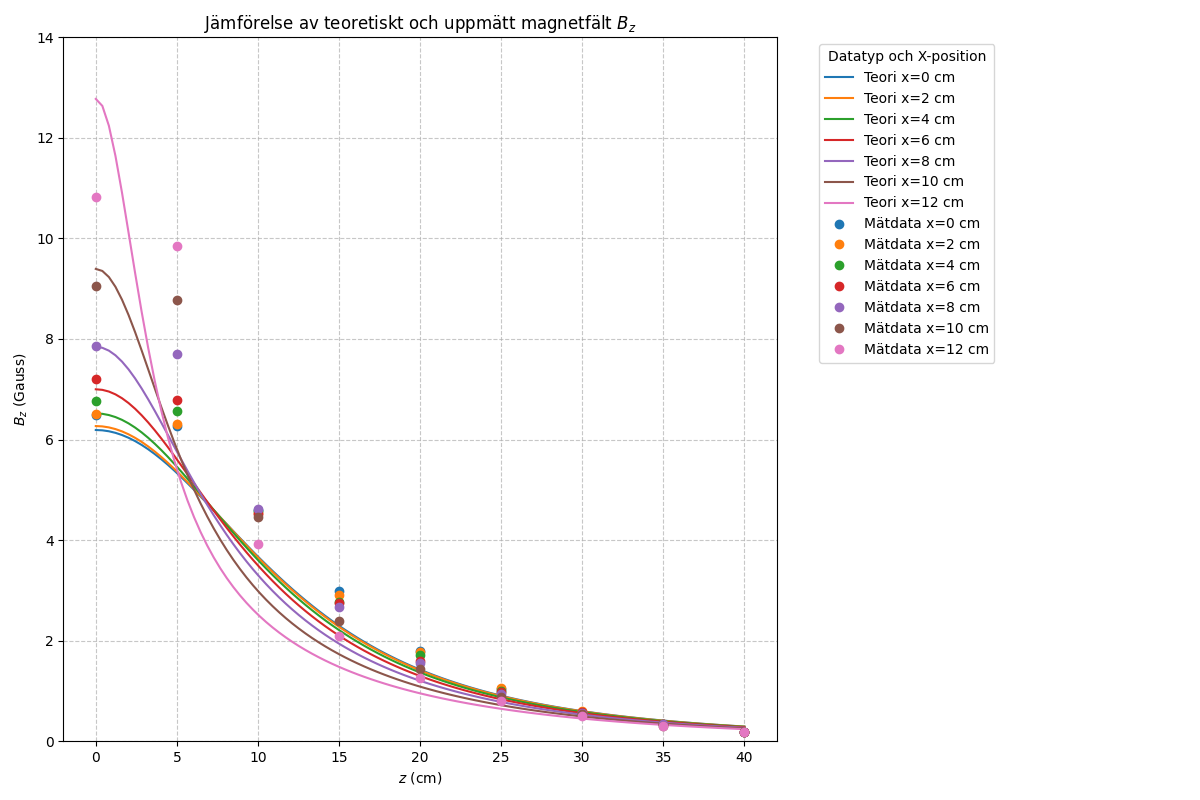

Generate this figure with Python:
import pandas as pd
import numpy as np
import matplotlib.pyplot as plt

# --- 1. Beräkna teoretiska data (från integral_plot.py, korrigerad) ---

x_values_teori = [0, 2, 4, 6, 8, 10, 12]
z_values_teori = np.linspace(0, 40, 100)  # Använd fler punkter för en jämnare kurva

# Skapa en lista av listor för att lagra punkterna
points = []
for x in x_values_teori:
    row = []
    for z in z_values_teori:
        row.append(np.array([x, 0, z]))
    points.append(row)

points = np.array(points) * 1e-2  # Konvertera till meter

R = 0.155  # Radie (m)
I = 1.018  # Uppmätt ström (A)
N_varv = 150  # Antal varv i spolen

# Numerisk integration
Ntheta = 150  # Antal segment för integrationen
dtheta = 2 * np.pi / Ntheta
theta = dtheta * np.arange(1, Ntheta + 1)

# Beräkna Bz för varje punkt
Bz_results = []
for row in points:
    Bz_row = []
    for p in row:
        B = np.array([0.0, 0.0, 0.0])
        for k in np.arange(Ntheta):
            r = np.array(
                [
                    p[0] - R * np.cos(theta[k]),
                    p[1] - R * np.sin(theta[k]),
                    p[2],
                ]
            )
            ds = dtheta * np.array([-R * np.sin(theta[k]), R * np.cos(theta[k]), 0])
            dB = I * np.cross(ds, r) / np.linalg.norm(r) ** 3
            B = B + dB

        # Applicera konstanter och antal varv
        # B-fältet från en slinga är (mu0 / 4pi) * integral(...)
        # mu0 / 4pi = 1e-7
        # Konvertera från Tesla till Gauss (1 T = 10^4 G)
        # Multiplicera med antalet varv (N_varv)
        B_final = B * 1e-7 * 1e4 * N_varv
        Bz_row.append(B_final[2])
    Bz_results.append(Bz_row)


# --- 2. Ladda in och förbered experimentella data (från experiment_plot.py) ---


def load_experimental_data(file_path="cleaned_plot_data.csv"):
    try:
        df = pd.read_csv(file_path)
    except FileNotFoundError:
        print(f"Fel: Filen '{file_path}' hittades inte.")
        return None

    # Extrahera serienumret och beräkna x-värdet
    df["series_num"] = df["x_serie"].str.extract(r"(\d+)").astype(int)
    df["x (cm)"] = (df["series_num"] - 1) * 2

    # Konvertera spänning (mV) till magnetfält (Gauss)
    # Kalibreringsfaktor: 4.8 mV/Gauss
    df["Bz (G)"] = df["U_ut (-mV)"] / 4.8

    return df


exp_data = load_experimental_data()


# --- 3. Skapa den kombinerade plotten ---

plt.figure(figsize=(12, 8))

# Hämta standardfärgcykeln från matplotlib
prop_cycle = plt.rcParams["axes.prop_cycle"]
colors = prop_cycle.by_key()["color"]

# Skapa en mappning från x-värde till färg
color_map = {x: colors[i % len(colors)] for i, x in enumerate(x_values_teori)}

# Plotta teoretiska data (linjer)
for i, x in enumerate(x_values_teori):
    plt.plot(
        z_values_teori,
        Bz_results[i],
        linestyle="-",
        label=f"Teori x={x} cm",
        color=color_map[x],
    )

# Plotta experimentella data (punkter) om datan laddades korrekt
if exp_data is not None:
    for x_val in sorted(exp_data["x (cm)"].unique()):
        subset = exp_data[exp_data["x (cm)"] == x_val]
        # Använd samma färg från mappningen, med en fallback ifall x-värdet inte finns
        color = color_map.get(x_val, "k")  # 'k' är svart
        plt.plot(
            subset["z (cm)"],
            subset["Bz (G)"],
            marker="o",
            linestyle="",
            label=f"Mätdata x={x_val:.0f} cm",
            color=color,
        )

# --- 4. Formatera och spara plotten ---

plt.title("Jämförelse av teoretiskt och uppmätt magnetfält $B_z$")
plt.xlabel("$z$ (cm)")
plt.ylabel("$B_z$ (Gauss)")
plt.grid(True, linestyle="--", alpha=0.7)
plt.legend(title="Datatyp och X-position", bbox_to_anchor=(1.05, 1), loc="upper left")
plt.tight_layout(rect=[0, 0, 0.85, 1])
plt.ylim(0, 14)


# Spara figuren
output_filename = "comparison_plot.png"
plt.savefig(output_filename)
print(f"Plotten har sparats som '{output_filename}'")
plt.show()
plt.close()

# --- 5. Beräkna och plotta delta ---

if exp_data is not None:
    plt.figure(figsize=(12, 8))

    for i, x_val in enumerate(x_values_teori):
        # Hämta teoretiska data för detta x-värde
        bz_teori_for_x = Bz_results[i]

        # Hämta experimentella data för detta x-värde
        subset = exp_data[exp_data["x (cm)"] == x_val]
        if not subset.empty:
            z_exp = subset["z (cm)"]
            bz_exp = subset["Bz (G)"]

            # Interpolera de teoretiska värdena vid de experimentella z-punkterna
            bz_teori_interp = np.interp(z_exp, z_values_teori, bz_teori_for_x)

            # Beräkna skillnaden (delta)
            delta = bz_exp - bz_teori_interp

            # Plotta deltan
            color = color_map.get(x_val, "k")
            plt.plot(
                z_exp,
                delta,
                marker="o",
                linestyle="-",
                label=f"Delta x={x_val} cm",
                color=color,
            )

    plt.title("Skillnad (Delta) mellan uppmätt och teoretiskt $B_z$")
    plt.xlabel("$z$ (cm)")
    plt.ylabel("Delta $B_z$ (Uppmätt - Teoretisk) [Gauss]")
    plt.grid(True, linestyle="--", alpha=0.7)
    plt.axhline(
        0, color="black", linewidth=0.8, linestyle="--"
    )  # Noll-linje för referens
    plt.legend(title="X-position", bbox_to_anchor=(1.05, 1), loc="upper left")
    plt.tight_layout(rect=[0, 0, 0.85, 1])

    # Spara figuren
    output_filename_delta = "delta_plot.png"
    plt.savefig(output_filename_delta)
    print(f"Deltaplotten har sparats som '{output_filename_delta}'")
    plt.show()
    plt.close()
